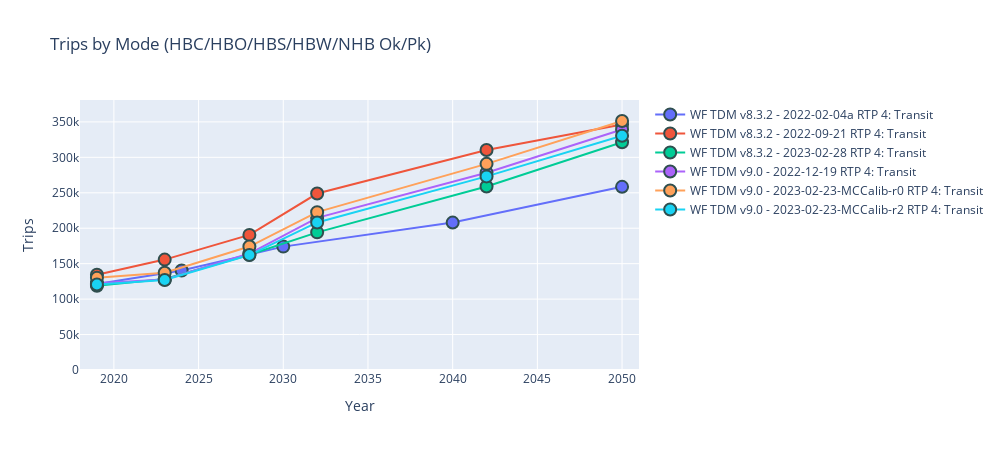
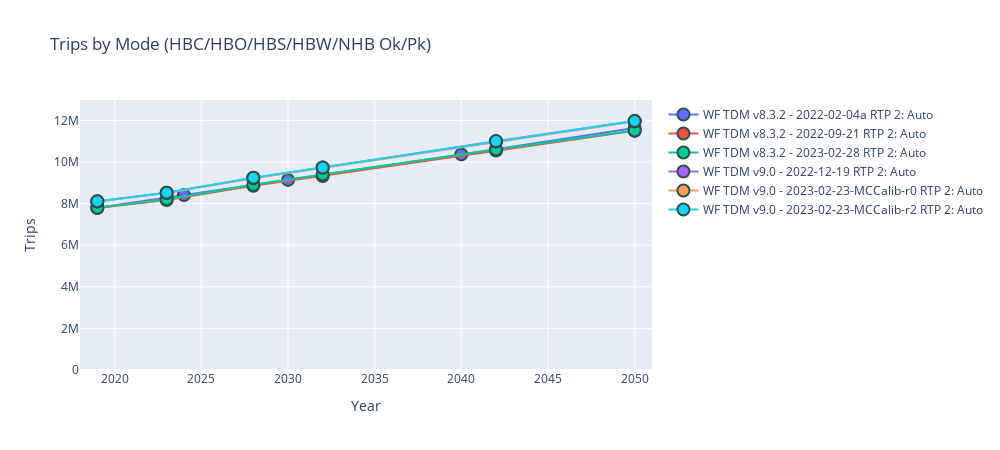
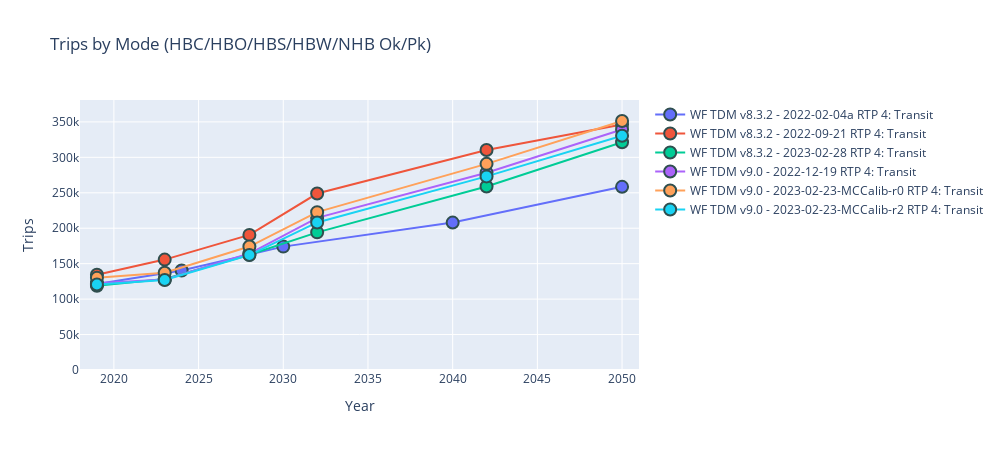
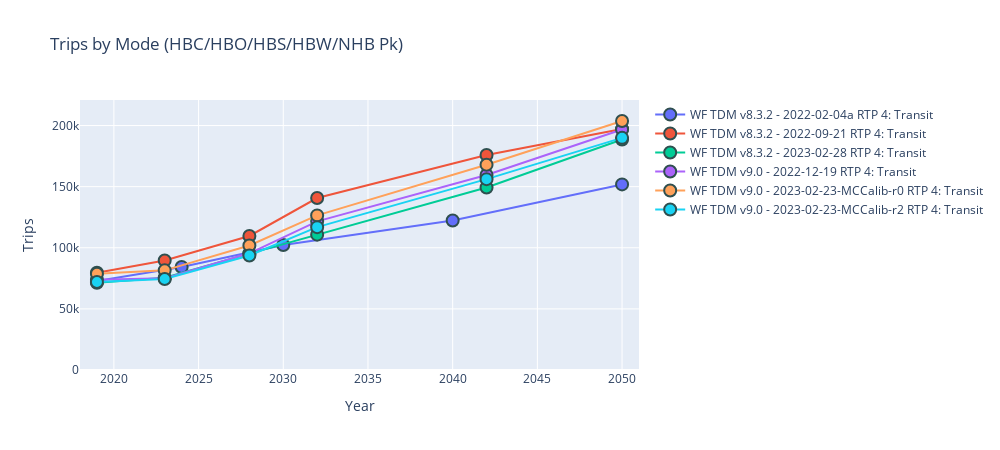

Notebook code for these charts, in order:
### Code cell
# MAKE INTERACTIVE CHART
py.offline.init_notebook_mode(connected=True)

lstTdmVersionWithDate = sorted(dfTransitSummaryPlotData['tdmVersionWithDate'].unique().tolist())
lstScenarioGroups     = sorted(dfTransitSummaryPlotData['scenarioGroup'     ].unique().tolist())
lstModes              = sorted(dfTransitSummaryPlotData['modeGroup'         ].unique().tolist())
lstTripPurp           = sorted(dfTransitSummaryPlotData['TRIPPURP'          ].unique().tolist())
lstPeriod             = sorted(dfTransitSummaryPlotData['PERIOD'            ].unique().tolist())

# remove include in all list
lstScenarioGroups = [i for i in lstScenarioGroups if i not in lstIncludeInAll] 

selectTdmVersionsWithDate = widgets.SelectMultiple(options=lstTdmVersionWithDate, value=(lstTdmVersionWithDate), description='TDM Version'   )
selectScenarioGroups      = widgets.SelectMultiple(options=lstScenarioGroups    , value=('RTP',               ), description='Scenario Group')
selectModes               = widgets.SelectMultiple(options=lstModes             , value=('4: Transit',        ), description='Mode Group'    )
selectTripPurps           = widgets.SelectMultiple(options=lstTripPurp          , value=(lstTripPurp          ), description='Purpose'       )
selectPeriods             = widgets.SelectMultiple(options=lstPeriod            , value=(lstPeriod            ), description='Periods'       )

#custom extents
#xmin = widgets.Text(value='0'  , description='X Min')
#xmax = widgets.Text(value='160' , description='X Max')
#ymin = widgets.Text(value='0'  , description='Y Min')
#ymax = widgets.Text(value='.10', description='Y Max')

widgets.interactive(update_plot, tdmVersionsWithDate=selectTdmVersionsWithDate, scenarioGroups=selectScenarioGroups, modeGroups=selectModes, trippurps=selectTripPurps , periods=selectPeriods)

#ADD RAW OBSERVED CURVES

### Figure 1 — Plotly figure (JSON) as saved in the notebook; plotly's stock layout.template omitted (floating-point values rounded to 4 significant figures)
{"data": [{"marker": {"line": {"color": "DarkSlateGrey", "width": 2}, "size": 12}, "mode": "markers+lines", "name": "WF TDM v8.3.2 - 2022-02-04a RTP 4: Transit", "type": "scatter", "x": [2019, 2024, 2030, 2040, 2050], "y": [121321, 140408, 174053, 207976, 258408]}, {"marker": {"line": {"color": "DarkSlateGrey", "width": 2}, "size": 12}, "mode": "markers+lines", "name": "WF TDM v8.3.2 - 2022-09-21 RTP 4: Transit", "type": "scatter", "x": [2019, 2023, 2028, 2032, 2042, 2050], "y": [134370, 155741, 190569, 248930, 310261, 346188]}, {"marker": {"line": {"color": "DarkSlateGrey", "width": 2}, "size": 12}, "mode": "markers+lines", "name": "WF TDM v8.3.2 - 2023-02-28 RTP 4: Transit", "type": "scatter", "x": [2019, 2023, 2028, 2032, 2042, 2050], "y": [118807, 128364, 162496, 194173, 258938, 321231]}, {"marker": {"line": {"color": "DarkSlateGrey", "width": 2}, "size": 12}, "mode": "markers+lines", "name": "WF TDM v9.0 - 2022-12-19 RTP 4: Transit", "type": "scatter", "x": [2019, 2023, 2028, 2032, 2042, 2050], "y": [122503, 127540, 164321, 214591, 278318, 339257]}, {"marker": {"line": {"color": "DarkSlateGrey", "width": 2}, "size": 12}, "mode": "markers+lines", "name": "WF TDM v9.0 - 2023-02-23-MCCalib-r0 RTP 4: Transit", "type": "scatter", "x": [2019, 2023, 2028, 2032, 2042, 2050], "y": [130135, 137210, 174160, 222718, 290809, 351271]}, {"marker": {"line": {"color": "DarkSlateGrey", "width": 2}, "size": 12}, "mode": "markers+lines", "name": "WF TDM v9.0 - 2023-02-23-MCCalib-r2 RTP 4: Transit", "type": "scatter", "x": [2019, 2023, 2028, 2032, 2042, 2050], "y": [120544, 127023, 162136, 208122, 273114, 330554]}], "layout": {"height": 450, "title": {"text": "Trips by Mode (HBC/HBO/HBS/HBW/NHB Ok/Pk)"}, "width": 1000, "xaxis": {"range": [2018, 2051], "title": {"text": "Year"}}, "yaxis": {"rangemode": "tozero", "title": {"text": "Trips"}}}}

### Figure 2 — Plotly figure (JSON) as saved in the notebook; plotly's stock layout.template omitted (floating-point values rounded to 4 significant figures)
{"data": [{"marker": {"line": {"color": "DarkSlateGrey", "width": 2}, "size": 12}, "mode": "markers+lines", "name": "WF TDM v8.3.2 - 2022-02-04a RTP 2: Auto", "type": "scatter", "x": [2019, 2024, 2030, 2040, 2050], "y": [7805945, 8409360, 9141781, 10367888, 11635062]}, {"marker": {"line": {"color": "DarkSlateGrey", "width": 2}, "size": 12}, "mode": "markers+lines", "name": "WF TDM v8.3.2 - 2022-09-21 RTP 2: Auto", "type": "scatter", "x": [2019, 2023, 2028, 2032, 2042, 2050], "y": [7791711, 8174349, 8854205, 9329944, 10554719, 11502725]}, {"marker": {"line": {"color": "DarkSlateGrey", "width": 2}, "size": 12}, "mode": "markers+lines", "name": "WF TDM v8.3.2 - 2023-02-28 RTP 2: Auto", "type": "scatter", "x": [2019, 2023, 2028, 2032, 2042, 2050], "y": [7806197, 8211771, 8903199, 9399452, 10600630, 11513884]}, {"marker": {"line": {"color": "DarkSlateGrey", "width": 2}, "size": 12}, "mode": "markers+lines", "name": "WF TDM v9.0 - 2022-12-19 RTP 2: Auto", "type": "scatter", "x": [2019, 2023, 2028, 2032, 2042, 2050], "y": [8107499, 8521215, 9235058, 9739954, 10996325, 11967936]}, {"marker": {"line": {"color": "DarkSlateGrey", "width": 2}, "size": 12}, "mode": "markers+lines", "name": "WF TDM v9.0 - 2023-02-23-MCCalib-r0 RTP 2: Auto", "type": "scatter", "x": [2019, 2023, 2028, 2032, 2042, 2050], "y": [8097891, 8509248, 9224637, 9720196, 10980685, 11944561]}, {"marker": {"line": {"color": "DarkSlateGrey", "width": 2}, "size": 12}, "mode": "markers+lines", "name": "WF TDM v9.0 - 2023-02-23-MCCalib-r2 RTP 2: Auto", "type": "scatter", "x": [2019, 2023, 2028, 2032, 2042, 2050], "y": [8112927, 8524914, 9242781, 9741022, 11005573, 11973054]}], "layout": {"height": 450, "title": {"text": "Trips by Mode (HBC/HBO/HBS/HBW/NHB Ok/Pk)"}, "width": 1000, "xaxis": {"range": [2018, 2051], "title": {"text": "Year"}}, "yaxis": {"rangemode": "tozero", "title": {"text": "Trips"}}}}

### Figure 3 — Plotly figure (JSON) as saved in the notebook; plotly's stock layout.template omitted (floating-point values rounded to 4 significant figures)
{"data": [{"marker": {"line": {"color": "DarkSlateGrey", "width": 2}, "size": 12}, "mode": "markers+lines", "name": "WF TDM v8.3.2 - 2022-02-04a RTP 4: Transit", "type": "scatter", "x": [2019, 2024, 2030, 2040, 2050], "y": [121321, 140408, 174053, 207976, 258408]}, {"marker": {"line": {"color": "DarkSlateGrey", "width": 2}, "size": 12}, "mode": "markers+lines", "name": "WF TDM v8.3.2 - 2022-09-21 RTP 4: Transit", "type": "scatter", "x": [2019, 2023, 2028, 2032, 2042, 2050], "y": [134370, 155741, 190569, 248930, 310261, 346188]}, {"marker": {"line": {"color": "DarkSlateGrey", "width": 2}, "size": 12}, "mode": "markers+lines", "name": "WF TDM v8.3.2 - 2023-02-28 RTP 4: Transit", "type": "scatter", "x": [2019, 2023, 2028, 2032, 2042, 2050], "y": [118807, 128364, 162496, 194173, 258938, 321231]}, {"marker": {"line": {"color": "DarkSlateGrey", "width": 2}, "size": 12}, "mode": "markers+lines", "name": "WF TDM v9.0 - 2022-12-19 RTP 4: Transit", "type": "scatter", "x": [2019, 2023, 2028, 2032, 2042, 2050], "y": [122503, 127540, 164321, 214591, 278318, 339257]}, {"marker": {"line": {"color": "DarkSlateGrey", "width": 2}, "size": 12}, "mode": "markers+lines", "name": "WF TDM v9.0 - 2023-02-23-MCCalib-r0 RTP 4: Transit", "type": "scatter", "x": [2019, 2023, 2028, 2032, 2042, 2050], "y": [130135, 137210, 174160, 222718, 290809, 351271]}, {"marker": {"line": {"color": "DarkSlateGrey", "width": 2}, "size": 12}, "mode": "markers+lines", "name": "WF TDM v9.0 - 2023-02-23-MCCalib-r2 RTP 4: Transit", "type": "scatter", "x": [2019, 2023, 2028, 2032, 2042, 2050], "y": [120544, 127023, 162136, 208122, 273114, 330554]}], "layout": {"height": 450, "title": {"text": "Trips by Mode (HBC/HBO/HBS/HBW/NHB Ok/Pk)"}, "width": 1000, "xaxis": {"range": [2018, 2051], "title": {"text": "Year"}}, "yaxis": {"rangemode": "tozero", "title": {"text": "Trips"}}}}

### Figure 4 — Plotly figure (JSON) as saved in the notebook; plotly's stock layout.template omitted (floating-point values rounded to 4 significant figures)
{"data": [{"marker": {"line": {"color": "DarkSlateGrey", "width": 2}, "size": 12}, "mode": "markers+lines", "name": "WF TDM v8.3.2 - 2022-02-04a RTP 4: Transit", "type": "scatter", "x": [2019, 2024, 2030, 2040, 2050], "y": [72771, 84246, 102273, 122257, 151844]}, {"marker": {"line": {"color": "DarkSlateGrey", "width": 2}, "size": 12}, "mode": "markers+lines", "name": "WF TDM v8.3.2 - 2022-09-21 RTP 4: Transit", "type": "scatter", "x": [2019, 2023, 2028, 2032, 2042, 2050], "y": [79525, 89622, 109633, 140706, 175945, 197097]}, {"marker": {"line": {"color": "DarkSlateGrey", "width": 2}, "size": 12}, "mode": "markers+lines", "name": "WF TDM v8.3.2 - 2023-02-28 RTP 4: Transit", "type": "scatter", "x": [2019, 2023, 2028, 2032, 2042, 2050], "y": [71326, 75457, 95195, 110739, 149255, 188534]}, {"marker": {"line": {"color": "DarkSlateGrey", "width": 2}, "size": 12}, "mode": "markers+lines", "name": "WF TDM v9.0 - 2022-12-19 RTP 4: Transit", "type": "scatter", "x": [2019, 2023, 2028, 2032, 2042, 2050], "y": [73909, 74987, 95446, 121600, 159580, 196805]}, {"marker": {"line": {"color": "DarkSlateGrey", "width": 2}, "size": 12}, "mode": "markers+lines", "name": "WF TDM v9.0 - 2023-02-23-MCCalib-r0 RTP 4: Transit", "type": "scatter", "x": [2019, 2023, 2028, 2032, 2042, 2050], "y": [78762, 81533, 101892, 126500, 167958, 203711]}, {"marker": {"line": {"color": "DarkSlateGrey", "width": 2}, "size": 12}, "mode": "markers+lines", "name": "WF TDM v9.0 - 2023-02-23-MCCalib-r2 RTP 4: Transit", "type": "scatter", "x": [2019, 2023, 2028, 2032, 2042, 2050], "y": [72015, 74450, 93658, 116868, 156137, 189930]}], "layout": {"height": 450, "title": {"text": "Trips by Mode (HBC/HBO/HBS/HBW/NHB Pk)"}, "width": 1000, "xaxis": {"range": [2018, 2051], "title": {"text": "Year"}}, "yaxis": {"rangemode": "tozero", "title": {"text": "Trips"}}}}
